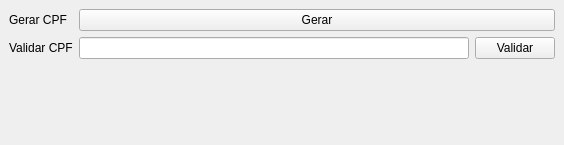
<?xml version="1.0" encoding="UTF-8"?>
<ui version="4.0">
 <class>MainWindow</class>
 <widget class="QMainWindow" name="MainWindow">
  <property name="geometry">
   <rect>
    <x>0</x>
    <y>0</y>
    <width>564</width>
    <height>145</height>
   </rect>
  </property>
  <property name="windowTitle">
   <string>Valida ou Gera CPF</string>
  </property>
  <widget class="QWidget" name="centralwidget">
   <layout class="QGridLayout" name="gridLayout">
    <item row="1" column="0">
     <widget class="QLabel" name="label_2">
      <property name="text">
       <string>Validar CPF</string>
      </property>
     </widget>
    </item>
    <item row="1" column="1">
     <widget class="QLineEdit" name="inputValidaCPF"/>
    </item>
    <item row="1" column="2">
     <widget class="QPushButton" name="btnValidaCPF">
      <property name="text">
       <string>Validar</string>
      </property>
     </widget>
    </item>
    <item row="0" column="0">
     <widget class="QLabel" name="label">
      <property name="text">
       <string>Gerar CPF</string>
      </property>
     </widget>
    </item>
    <item row="2" column="0" colspan="3">
     <widget class="QLabel" name="labelRetorno">
      <property name="font">
       <font>
        <family>DejaVu Sans</family>
        <pointsize>22</pointsize>
       </font>
      </property>
      <property name="styleSheet">
       <string notr="true">color: green;</string>
      </property>
      <property name="text">
       <string/>
      </property>
      <property name="alignment">
       <set>Qt::AlignCenter</set>
      </property>
      <property name="textInteractionFlags">
       <set>Qt::LinksAccessibleByMouse|Qt::TextSelectableByKeyboard|Qt::TextSelectableByMouse</set>
      </property>
     </widget>
    </item>
    <item row="0" column="1" colspan="2">
     <widget class="QPushButton" name="btnGeraCPF">
      <property name="text">
       <string>Gerar</string>
      </property>
     </widget>
    </item>
   </layout>
  </widget>
 </widget>
 <resources/>
 <connections/>
</ui>
